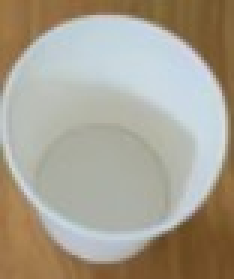
#> input picture robot/perception/cup.jpg, 78 x 93 px (shown 3 times larger)
$ python sift_main.py
#> lines starting #> are read from the running program, lines starting #| are printed output that depends on the picture; after the words box and inside, x2 and y2 are one past the last pixel; in counts of white or black regions, pixels touching at a corner belong together; long printed decimals are rounded; pictures that were not available may be replaced by others from this repository, and a replacement may not be noted
import cv2
import time
import numpy as np

# Drawing Parameters
blue = (255, 0, 0)
red = (0, 0, 255)
lineW = 2
videoScale = 0.5
threshold = .3

# Video and Template Initialization
myVid = cv2.VideoCapture('video.mp4')
cupTemplate = cv2.imread('cup.jpg', cv2.IMREAD_GRAYSCALE)
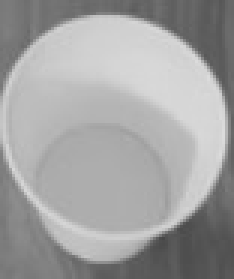
#> cupTemplate: shape (93, 78) (shown 3 times larger); min 71, max 220, mean 161.6
sepFunnelTemplate = cv2.imread('separatorFunnel.jpg', cv2.IMREAD_GRAYSCALE)
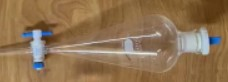
#> input picture robot/perception/separatorFunnel.jpg, 228 x 82 px
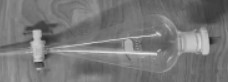
#> sepFunnelTemplate: shape (82, 228); min 35, max 236, mean 119.6
fps = myVid.get(cv2.CAP_PROP_FPS)
width = int(myVid.get(cv2.CAP_PROP_FRAME_WIDTH))
height = int(myVid.get(cv2.CAP_PROP_FRAME_HEIGHT))
scaledW = int(width * videoScale)
scaledH = int(height * videoScale)

# Video output parameters
fourcc = cv2.VideoWriter_fourcc(*'mp4v')
out = cv2.VideoWriter('output.mp4', fourcc, fps, (scaledW, scaledH))

# Reduce matches with ratio test and apply transformation
def imageTransformation(matches, kp1, kp2, template):
    MIN_MATCH_COUNT = 10
    # Smaller ratio = better match, filter keypoints
    good = []
    for m,n in matches:
        if m.distance < 0.8 * n.distance:
            good.append(m)

    # Amount of keypoint matches found > MIN_MATCH_COUNT
    if len(good)> MIN_MATCH_COUNT:
        src_pts = np.float32([kp1[m.queryIdx].pt for m in good ]).reshape(-1,1,2)
        dst_pts = np.float32([kp2[m.trainIdx].pt for m in good ]).reshape(-1,1,2)

        M, mask = cv2.findHomography(src_pts, dst_pts, cv2.RANSAC,5.0)

        # Map the template corners
        h,w = template.shape
        pts = np.float32([ [0,0],[0,h-1],[w-1,h-1],[w-1,0] ]).reshape(-1,1,2)

        # Apply transformation matrix on corners and normalize to get bounding box
        # Output are the frame coords of the 4 corners
        dst = cv2.perspectiveTransform(pts,M)

    else:
        print( "Not enough matches are found - {}/{}".format(len(good), MIN_MATCH_COUNT) )
        dst = None

    return dst

def templateMatch(grayFrame, template, method = cv2.TM_CCOEFF_NORMED):
    h, w = template.shape
    res = cv2.matchTemplate(grayFrame, template, method)
    minVal, maxVal, minLoc, maxLoc = cv2.minMaxLoc(res)
    topLeft = maxLoc
    botRight = (topLeft[0] + w, topLeft[1] + h)
    return topLeft, botRight, maxVal

def siftMatch(grayFrame, template):
    MIN_MATCH_COUNT = 10
    sift = cv2.SIFT_create()
    kp1, des1 = sift.detectAndCompute(template, None) # template
    kp2, des2 = sift.detectAndCompute(grayFrame, None) # frame

    # Match descriptors.
    bf = cv2.BFMatcher(cv2.NORM_L2)
    matches = bf.knnMatch(des1,des2, k=2)

    dst = imageTransformation(matches, kp1, kp2, template)

    return dst

def orbMatch(grayFrame, template):
    dst = None
    orb = cv2.ORB_create(
        nfeatures=2000,
        fastThreshold=10,
        nlevels=12)
    kp1, des1 = orb.detectAndCompute(template,None) # template
    kp2, des2 = orb.detectAndCompute(grayFrame,None) # frame

    # Match descriptors.
    bf = cv2.BFMatcher(cv2.NORM_HAMMING)
    matches = bf.knnMatch(des1, des2, k=2)

    dst = imageTransformation(matches, kp1, kp2, template)

    return dst

# Start time
lastT = time.time()
FPSFilter = 30

while myVid.isOpened():
    ret, frame = myVid.read()
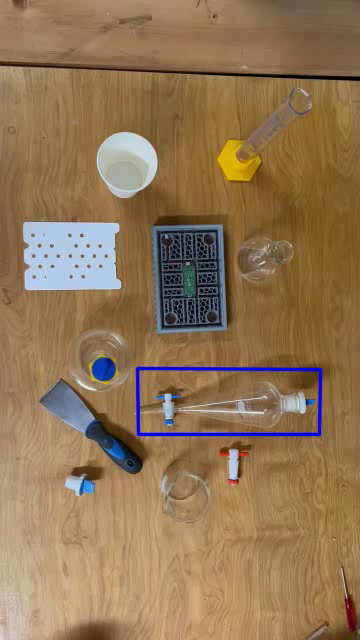
#> input picture frame 2 of robot/perception/output.mp4, 360 x 640 px, given in place of video.mp4, which was not available
#> frame is the input picture: shape (640, 360, 3); mean B, G, R 85.1, 118.3, 145.5

    if not ret:
        print("Video Ended")
        break

    # Shrink Frame and convert to Gray scale for better performance
    frame_resized = cv2.resize(frame, None, fx=videoScale, fy=videoScale)
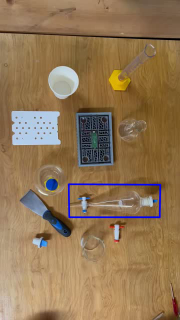
#> frame_resized: shape (320, 180, 3); mean B, G, R 85.2, 118.5, 145.6
    grayFrame = cv2.cvtColor(frame_resized, cv2.COLOR_BGR2GRAY)
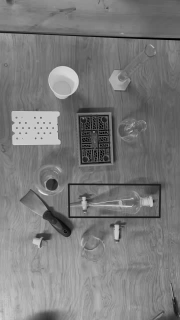
#> grayFrame: shape (320, 180); min 0, max 229, mean 122.8

    # SIFT Matching
    dst = siftMatch(grayFrame, sepFunnelTemplate)
#> in siftMatch, `kp1, des1 = sift.detectAndCompute(template, None)`: kp1 = 73 keypoints; strongest (x, y, size): (37, 34, 5.9), (196, 42, 16.9), (211, 41, 4.4), (37, 58, 5.3)
#> in siftMatch, `kp2, des2 = sift.detectAndCompute(grayFrame, None)`: kp2 = 160 keypoints; strongest (x, y, size): (84, 198, 2.3), (117, 227, 3.2), (120, 237, 1.9), (38, 129, 28.3)
#> in siftMatch, `matches = bf.knnMatch(des1,des2, k=2)`: matches = 73 matches
#> the loop in imageTransformation, `for m,n in matches:` made 73 passes
#> after the loop in imageTransformation, `for m,n in matches:`: good = 21 matches
#> in imageTransformation, `src_pts = np.float32([kp1[m.queryIdx].pt for m in good ]).reshape(-1,1..`: src_pts = 21 rows, first 8: [26.98, 43.66], [29.19, 29.1], [30.98, 57.13], [32.02, 39.29], [36.72, 33.7], [37.41, 57.69], [43.11, 26.15], [43.11, 26.15]
#> in imageTransformation, `dst_pts = np.float32([kp2[m.trainIdx].pt for m in good ]).reshape(-1,1..`: dst_pts = 21 rows, first 8: [79.83, 202.2], [80.75, 196.2], [81.1, 207.6], [13.09, 133], [83.66, 198.2], [84.03, 207.5], [86.18, 195.1], [86.18, 195.1]
#> in imageTransformation, `M, mask = cv2.findHomography(src_pts, dst_pts, cv2.RANSAC,5.0)`: M = [[0.401, 0.00207, 68.95], [0.000597, 0.407, 184.7], [9.82e-07, 3.95e-05, 1]]; mask = 21 values, max 1 at index 0, min 0 at index 3, mean 0.714
#> in imageTransformation, `dst = cv2.perspectiveTransform(pts,M)`: dst = [[68.95, 184.7], [68.9, 216.9], [159.6, 217], [160, 184.8]]
    print(dst)
#| [[[ 68.9537  184.677]]
#|  [[ 68.901 216.931]]
#|  [[159.639 217.017]]
#|  [[159.981 184.772]]]
    # Draw bounding box if match is found
    if dst is not None:
        cv2.polylines(frame_resized,[np.int32(dst)],True, blue, lineW, cv2.LINE_AA)
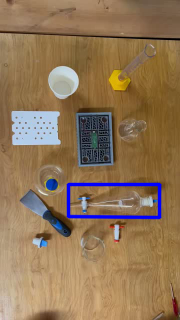
#> frame_resized: shape (320, 180, 3); 2.12% of pixels changed, all inside (x1, y1, x2, y2) = (66, 182, 162, 220)

    # Save frame to video recording
    out.write(frame_resized)
    cv2.imshow('Video', frame_resized)

    # FPS Calculation
    dt = time.time() - lastT
    currFPS = 1/dt
    FPSFilter = FPSFilter * .9 + currFPS * .1
    lastT = time.time()
    #print("FPS: ", FPSFilter)

    if cv2.waitKey(1) & 0xff == ord('q'):
#> (key q is pressed here)
       break

out.release()
myVid.release()
cv2.destroyAllWindows()
